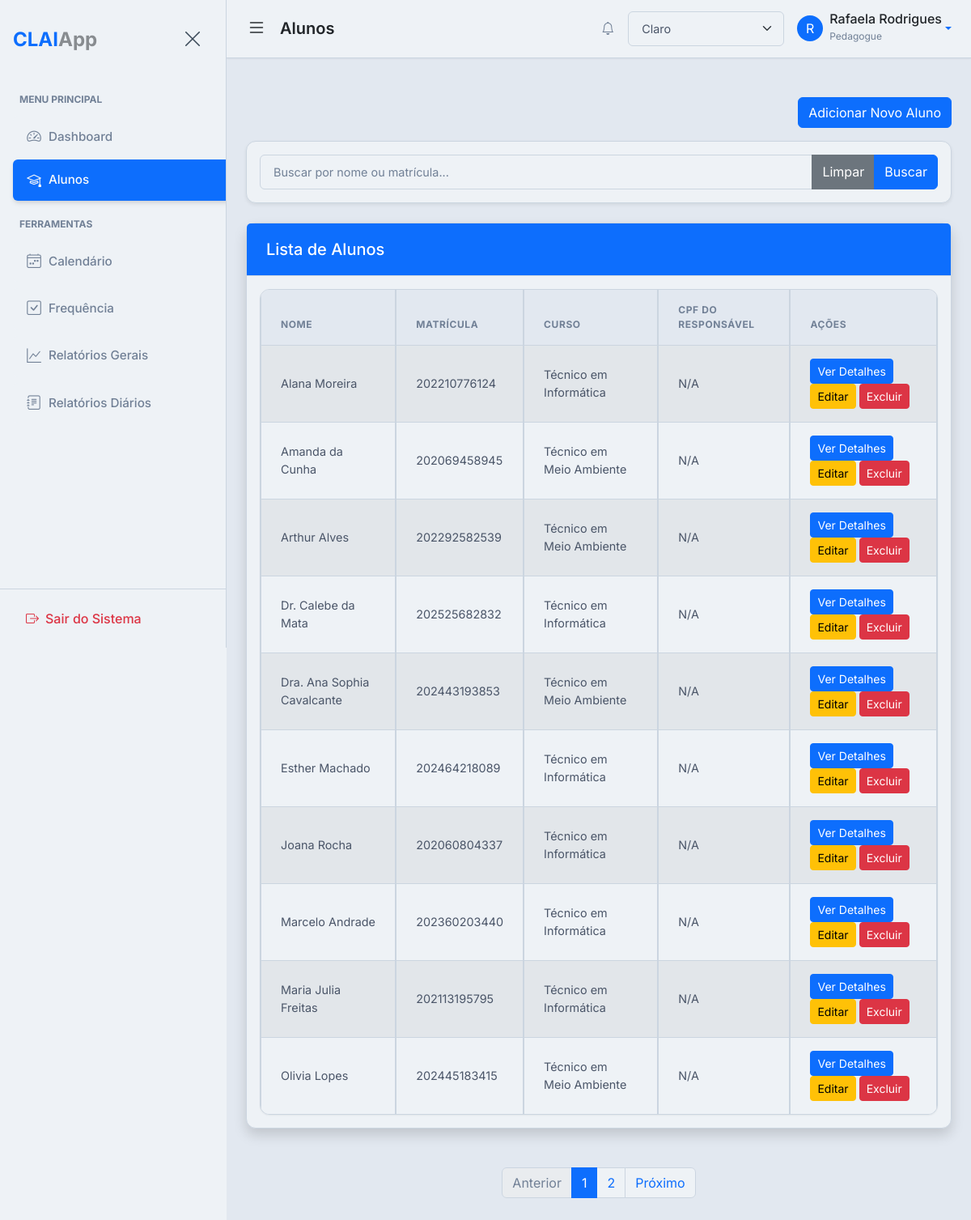
Page /students (signed in) on the committed database.
### app/models.py (models this page shows, shortened)
class BaseModel(Model):
    class Meta:
        database = db

class User(UserMixin, BaseModel):
    username = CharField(unique=True)
    email = CharField(unique=True)
    password = CharField()
    name = CharField()
    profile_picture = CharField(default='default_profile.png')
    role = CharField(default='pedagogue')
    class Meta:
        table_name = 'users'

class Student(BaseModel):
    name = CharField()
    matricula = CharField(unique=True)
    dob = DateField()
    cid = CharField(null=True)
    email = CharField(null=True)
    phone = CharField(null=True)
    grade = CharField(null=True)
    course = CharField(null=True)
    responsible_name = CharField(null=True)
    responsible_phone = CharField(null=True)
    responsible_email = CharField(null=True)
    responsible_cpf = CharField(null=True)
    pedagogue = ForeignKeyField(User, backref='students', null=True)
    student_picture = CharField(default='default_student.png')
    specific_needs_description = TextField(null=True)
    class Meta:
        table_name = 'students'

### app/routes.py (the view)
@bp.route('/students')
@login_required
def list_students():
    page = request.args.get('page', 1, type=int)
    per_page = Config.PAGINATION_PER_PAGE
    search_query = request.args.get('search', '')
    if current_user.role == 'admin':
        students_query = Student.select()
    else:
        students_query = Student.select().where(Student.pedagogue == current_user)
    if search_query:
        students_query = students_query.where(
            (Student.name.contains(search_query)) |
            (Student.matricula.contains(search_query))
        )
    total_students = students_query.count()
    total_pages = (total_students + per_page - 1) // per_page
    students = students_query.order_by(Student.name).paginate(page, per_page)
    paginator_args = {}
    if search_query:
        paginator_args['search'] = search_query
    paginator = {
        'page': page,
        'total_pages': total_pages,
        'route': 'main.list_students',
        'args': paginator_args
    }
    return render_template(
        'students/list_students.html',
        title='Lista de Alunos',
        students=students,
        paginator=paginator
    )

### app/templates/students/list_students.html (shortened to what this page needs)
{% extends "base.html" %}
{% block page_heading %}Alunos{% endblock %}
{% block content %}
<div class="row my-4">
    <div class="col-md-12">
        <div class="d-flex justify-content-end mb-3">
            <a href="{{ url_for('main.add_student') }}" class="btn btn-primary">Adicionar Novo Aluno</a>
        </div>
        <div class="card shadow-sm mb-4">
            <div class="card-body">
                <form method="GET" action="{{ url_for('main.list_students') }}">
                    <div class="input-group">
                        <input type="text" class="form-control" id="searchInput" name="search" placeholder="Buscar por nome ou matrícula..." value="{{ search_query or '' }}">
                        <button class="btn btn-secondary" type="button" id="clearSearchButton">Limpar</button>
                        <button class="btn btn-primary" type="submit">
                            Buscar
                        </button>
                    </div>
                </form>
            </div>
        </div>
        <div class="card shadow mb-4">
            <div class="card-header bg-primary text-white">
                <h5 class="mb-0">Lista de Alunos</h5>
            </div>
            <div class="card-body">
                <div class="table-responsive">
                    <table class="table table-striped table-bordered">
                        <thead>
                            <tr>
                                <th scope="col">Nome</th>
                                <th scope="col">Matrícula</th>
                                <th scope="col">Curso</th>
                                <th scope="col">CPF do Responsável</th>
                                <th scope="col">Ações</th>
                            </tr>
                        </thead>
                        <tbody>
                            {% for student in students %}
                            <tr>
                                <td>{{ student.name }}</td>
                                <td>{{ student.matricula }}</td>
                                <td>{{ student.course }}</td>
                                <td>{{ student.responsible_cpf | format_cpf if student.responsible_cpf else 'N/A' }}</td>
                                <td>
                                    <a href="{{ url_for('main.student_detail', student_id=student.id) }}" class="btn btn-primary btn-sm">Ver Detalhes</a>
                                    <a href="{{ url_for('main.edit_student', student_id=student.id) }}" class="btn btn-warning btn-sm">Editar</a>
                                    <form action="{{ url_for('main.delete_student', student_id=student.id) }}" method="POST" style="display:inline;">
                                        <button type="submit" class="btn btn-danger btn-sm" onclick="return confirm('Tem certeza que deseja excluir este aluno?')">Excluir</button>
                                    </form>
                                </td>
                            </tr>
                            {% else %}
                            <tr>
                                <td colspan="4">Nenhum aluno encontrado.</td>
                            </tr>
                            {% endfor %}
                        </tbody>
                    </table>
                </div>
            </div>
        </div>
    </div>
</div>
{% endblock %}

### app/templates/base.html (shortened to what this page needs)
{% from "macros/pagination_macros.html" import render_pagination %}
<!DOCTYPE html>
<html lang="pt-br" data-bs-theme="light"{% block html_attribs %}{% endblock %}>
<head>
    <link href="https://cdn.jsdelivr.net/npm/bootstrap@5.3.8/dist/css/bootstrap.min.css" rel="stylesheet"
>
    <link rel="stylesheet" href="https://cdn.jsdelivr.net/npm/bootstrap-icons@1.11.1/font/bootstrap-icons.css">
    <link href='https://cdn.jsdelivr.net/npm/fullcalendar@6.1.19/main.min.css' rel='stylesheet' />
    <link rel="stylesheet" href="https://cdnjs.cloudflare.com/ajax/libs/font-awesome/6.5.1/css/all.min.css" />
    <link rel="stylesheet" href="{{ url_for('static', filename='css/style.css') }}">
    <link rel="stylesheet" href="{{ url_for('static', filename='css/print.css') }}" media="print">
    <link rel="stylesheet" href="https://cdn.jsdelivr.net/npm/pace-js@latest/pace-theme-default.min.css">
    <link rel="stylesheet" href="https://cdnjs.cloudflare.com/ajax/libs/animate.css/4.1.1/animate.min.css"/>
</head>
<body class="d-flex" id="wrapper"{% block body_attribs %}{% endblock %}>
    {% block body %}
    <div id="sidebar-wrapper">
        <div class="sidebar-heading d-flex justify-content-between align-items-center py-4 px-3">
            <div class="fw-bold fs-4 text-primary tracking-tight">
                {{ config.APP_BASE_NAME }}<span class="text-body text-opacity-50">{{ config.APP_SUFFIX }}</span>
            </div>
            <button class="btn btn-link text-secondary" id="sidebar-close">
                <i class="bi bi-x-lg fs-4"></i>
            </button>
        </div>
        <div class="list-group list-group-flush my-3">
            <small class="text-uppercase text-muted fw-bold px-4 mb-2" style="font-size: 0.75rem;">Menu
                Principal</small>
            <a href="{{ url_for('main.dashboard') }}"
                class="list-group-item list-group-item-action {% if request.endpoint == 'main.dashboard' %}active{% endif %}">
                <i class="bi bi-speedometer2 me-2"></i>Dashboard
            </a>
            <a href="{{ url_for('main.list_students') }}"
                class="list-group-item list-group-item-action {% if request.endpoint == 'main.list_students' %}active{% endif %}">
                <i class="bi bi-mortarboard me-2"></i>Alunos
            </a>
            <small class="text-uppercase text-muted fw-bold px-4 mb-2 mt-3"
                style="font-size: 0.75rem;">Ferramentas</small>
            <a href="{{ url_for('main.calendar') }}"
                class="list-group-item list-group-item-action {% if request.endpoint == 'main.calendar' %}active{% endif %}">
                <i class="bi bi-calendar4-week me-2"></i>Calendário
            </a>
            <a href="{{ url_for('main.mark_attendance') }}"
                class="list-group-item list-group-item-action {% if request.endpoint == 'main.mark_attendance' %}active{% endif %}">
                <i class="bi bi-check-square me-2"></i>Frequência
            </a>
            <a href="{{ url_for('main.list_general_reports') }}"
                class="list-group-item list-group-item-action {% if request.endpoint == 'main.list_general_reports' %}active{% endif %}">
                <i class="bi bi-graph-up me-2"></i>Relatórios Gerais
            </a>
            <a href="{{ url_for('main.list_daily_reports') }}"
                class="list-group-item list-group-item-action {% if 'daily_report' in request.endpoint %}active{% endif %}">
                <i class="bi bi-journal-text me-2"></i>Relatórios Diários
            </a>
        </div>
        <div class="mt-auto p-3 border-top">
            <a href="{{ url_for('main.logout') }}"
                class="d-flex align-items-center text-decoration-none text-danger px-3 py-2 rounded hover-bg-light">
                <i class="bi bi-box-arrow-right me-2"></i>
                <span class="fw-medium">Sair do Sistema</span>
            </a>
        </div>
    </div>
    <div id="page-content-wrapper">
        <nav class="navbar navbar-expand-lg main-navbar px-4">
            <div class="d-flex align-items-center w-100">
                <button class="btn btn-link text-body p-0 me-3" id="menu-toggle">
                    <i class="bi bi-list fs-4"></i>
                </button>
                <h1 class="h5 m-0 fw-semibold text-body">{% block page_heading %}Visão Geral{% endblock %}</h1>
                <div class="ms-auto d-flex align-items-center gap-3">
                    {% if current_user.is_authenticated %}
                    <a href="{{ url_for('main.list_notifications') }}" class="btn btn-link text-body-secondary p-0 position-relative" title="Notificações">
                        <i class="bi bi-bell"></i>
                    </a>
                    {% endif %}
                    <div class="dropdown">
                        <select id="theme-select" class="form-select form-select-sm" aria-label="Selecionar Tema">
                            <option value="light">Claro</option>
                        </select>
                    </div>
                    <div class="dropdown">
                        <a class="d-flex align-items-center text-decoration-none dropdown-toggle" href="#" role="button"
                            data-bs-toggle="dropdown" aria-expanded="false">
                            <div class="avatar bg-primary text-white rounded-circle d-flex align-items-center justify-content-center me-2"
                                style="width: 32px; height: 32px;">
                                {% if current_user.is_authenticated %}
                                {{ current_user.name[0] | upper }}
                                {% else %}
                                <i class="bi bi-person"></i>
                                {% endif %}
                            </div>
                            <div class="d-none d-md-block">
                                {% if current_user.is_authenticated %}
                                <span class="fw-medium text-body d-block" style="line-height: 1;">{{
                                    current_user.name }}</span>
                                <small class="text-muted" style="font-size: 0.75rem;">{{ current_user.role |
                                    capitalize }}</small>
                                {% else %}
                                <span class="fw-medium text-body d-block" style="line-height: 1;">Convidado</span>
                                <small class="text-muted" style="font-size: 0.75rem;">Não Autenticado</small>
                                {% endif %}
                            </div>
                        </a>
                    </div>
                </div>
            </div>
        </nav>
        <main class="container-fluid px-4 py-4 animate__animated animate__fadeIn">
            {% block content %}{% endblock %}
            {% block pagination %}
            {% if paginator %}
                {{ render_pagination(paginator) }}
            {% endif %}
            {% endblock %}
        </main>
    </div>
    {% endblock %}
</body>
</html>

### rows in the picture
User: name "R", name "Rafaela Rodrigues", role "Pedagogue"
Student: name "Alana Moreira", matricula "202210776124", course "Técnico em Informática", responsible_cpf "N/A"
Student: name "Amanda da Cunha", matricula "202069458945", course "Técnico em Meio Ambiente", responsible_cpf "N/A"
Student: name "Arthur Alves", matricula "202292582539", course "Técnico em Meio Ambiente", responsible_cpf "N/A"
Student: name "Dr. Calebe da Mata", matricula "202525682832", course "Técnico em Informática", responsible_cpf "N/A"
Student: name "Dra. Ana Sophia Cavalcante", matricula "202443193853", course "Técnico em Meio Ambiente", responsible_cpf "N/A"
Student: name "Esther Machado", matricula "202464218089", course "Técnico em Informática", responsible_cpf "N/A"
Student: name "Joana Rocha", matricula "202060804337", course "Técnico em Informática", responsible_cpf "N/A"
Student: name "Marcelo Andrade", matricula "202360203440", course "Técnico em Informática", responsible_cpf "N/A"
Student: name "Maria Julia Freitas", matricula "202113195795", course "Técnico em Informática", responsible_cpf "N/A"
Student: name "Olivia Lopes", matricula "202445183415", course "Técnico em Meio Ambiente", responsible_cpf "N/A"

### other values in the picture
{{ config.APP_BASE_NAME }} "CLAI"
{{ config.APP_SUFFIX }} "App"
{{ p }} "1" "2"
